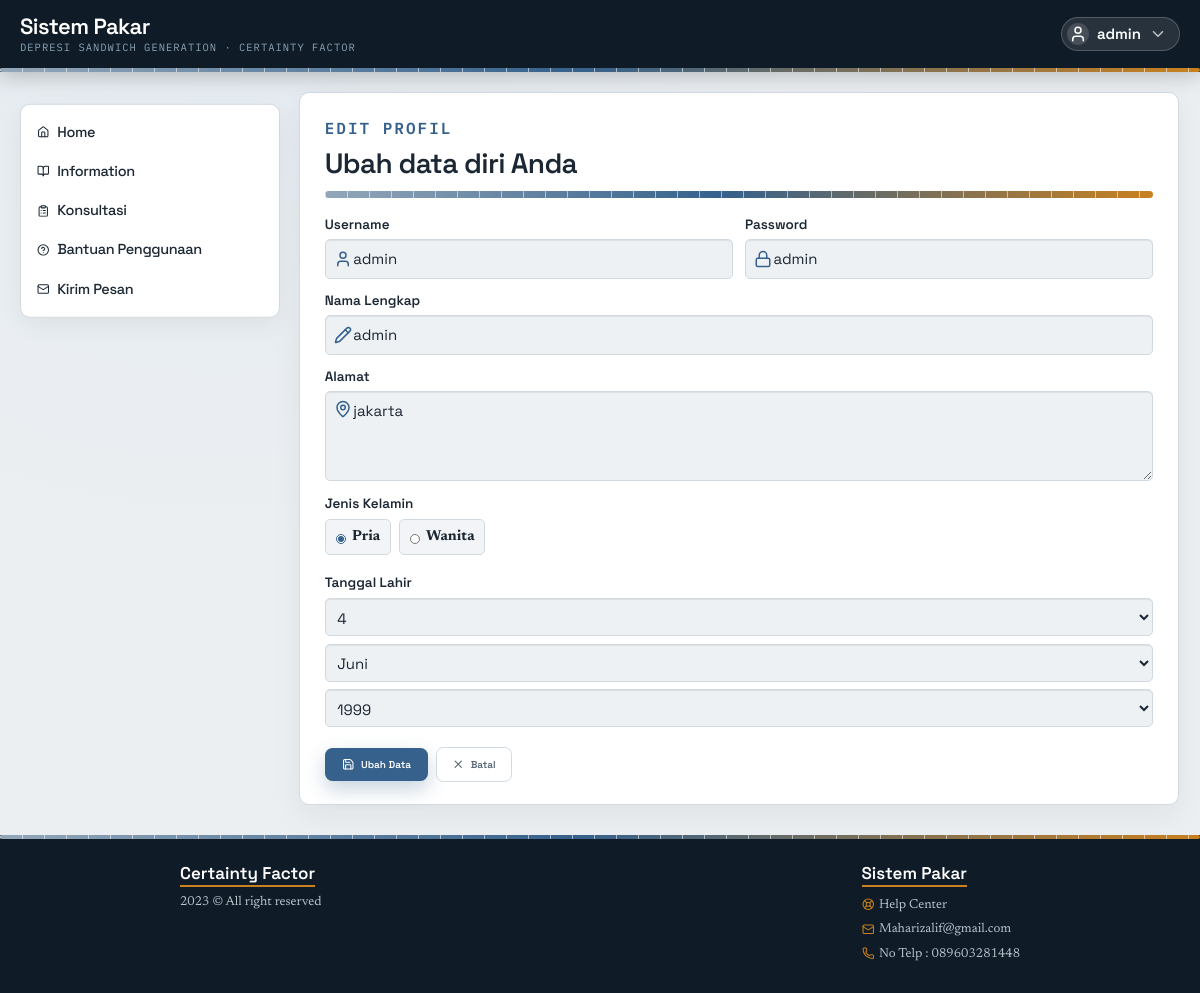
Page /?r=editprofil (signed in) on the committed database.
### tables this page shows
CREATE TABLE `member` (
  `id_member` int(11) NOT NULL,
  `nama` varchar(15) NOT NULL,
  `jk` varchar(6) NOT NULL,
  `alamat` text NOT NULL,
  `tgl_lahir` date NOT NULL DEFAULT '0000-00-00',
  `username` varchar(15) NOT NULL,
  `password` varchar(20) NOT NULL
);

### modules/menuplus/editprofil.php (the view, shortened to what this page needs)
<?php
$mysqli = new mysqli(getenv("DB_HOST") ?: "localhost", "root", "", "cf_depresi");
$sqlm = "SELECT * FROM member WHERE username=?";
$stmt = $mysqli->prepare($sqlm);
if ($stmt) {
    $stmt->bind_param("s", $_SESSION['usermbr']);
    $stmt->execute();
    $result = $stmt->get_result();
    $rm = $result->fetch_assoc();
    $tgl = substr($rm["tgl_lahir"], 8, 2);
    $bln = substr($rm["tgl_lahir"], 5, 2);
    $thn = substr($rm["tgl_lahir"], 0, 4);
}
?>
<div>
    <span class="eyebrow">Edit Profil</span>
    <h1 class="font-display text-[28px] font-semibold text-ink mt-0 mb-4 leading-[1.2] tracking-tight">Ubah data diri Anda</h1>
    <div class="cf-scale"></div>
</div>
<form name="form1" method="post" action="" enctype="multipart/form-data" class="mt-7">
    <div class="grid grid-cols-1 md:grid-cols-2 gap-5">
        <div>
            <label class="block font-display text-[13.5px] font-semibold text-ink mb-1.5">Username</label>
            <div class="relative">
                <i data-lucide="user" class="w-[18px] h-[18px] text-harbor absolute left-3.5 top-1/2 -translate-y-1/2"></i>
                <input type="text" class="form-control w-full pl-11 pr-4 py-3 text-[15px] rounded-lg" name="username" value="<?php echo $rm["username"]; ?>">
            </div>
        </div>
        <div>
            <label class="block font-display text-[13.5px] font-semibold text-ink mb-1.5">Password</label>
            <div class="relative">
                <i data-lucide="lock" class="w-[18px] h-[18px] text-harbor absolute left-3.5 top-1/2 -translate-y-1/2"></i>
                <input type="text" class="form-control w-full pl-11 pr-4 py-3 text-[15px] rounded-lg" name="password" value="<?php echo $rm["password"]; ?>">
            </div>
        </div>
        <div class="md:col-span-2">
            <label class="block font-display text-[13.5px] font-semibold text-ink mb-1.5">Nama Lengkap</label>
            <div class="relative">
                <i data-lucide="pencil" class="w-[18px] h-[18px] text-harbor absolute left-3.5 top-1/2 -translate-y-1/2"></i>
                <input type="text" class="form-control w-full pl-11 pr-4 py-3 text-[15px] rounded-lg" name="nama" value="<?php echo $rm["nama"]; ?>">
            </div>
        </div>
        <div class="md:col-span-2">
            <label class="block font-display text-[13.5px] font-semibold text-ink mb-1.5">Alamat</label>
            <div class="relative">
                <i data-lucide="map-pin" class="w-[18px] h-[18px] text-harbor absolute left-3.5 top-3.5"></i>
                <textarea class="form-control w-full pl-11 pr-4 py-3 text-[15px] rounded-lg min-h-[90px]" name="alamat"><?php echo $rm["alamat"]; ?></textarea>
            </div>
        </div>
    </div>
    <?php
    if ($rm["jk"] == "pria") {
        $p = "checked";
        $w = "";
    } else if ($rm["jk"] == "wanita") {
        $p = "";
        $w = "checked";
    } else {
        $p = "";
        $w = "";
    }
    ?>
    <div class="mt-5">
        <label class="block font-display text-[13.5px] font-semibold text-ink mb-2">Jenis Kelamin</label>
        <div class="flex gap-3">
            <label class="flex items-center gap-2.5 rounded-lg border border-line bg-mist/40 px-4 py-2.5 cursor-pointer hover:border-harbor/50">
                <input name="jk" type="radio" value="pria" <?php echo $p; ?> class="accent-harbor w-4 h-4">
                <span class="text-[14.5px] text-ink">Pria</span>
            </label>
            <label class="flex items-center gap-2.5 rounded-lg border border-line bg-mist/40 px-4 py-2.5 cursor-pointer hover:border-harbor/50">
                <input name="jk" type="radio" value="wanita" <?php echo $w; ?> class="accent-harbor w-4 h-4">
                <span class="text-[14.5px] text-ink">Wanita</span>
            </label>
        </div>
    </div>
    <div class="mt-5">
        <label class="block font-display text-[13.5px] font-semibold text-ink mb-2">Tanggal Lahir</label>
        <div class="flex flex-wrap gap-3">
            <select name="tgl" class="form-control px-3 py-3 text-[15px] rounded-lg cursor-pointer">
                <?php
                for ($j = 1; $j <= 31; $j++) {
                    $j_disp = $j < 10 ? '0' . $j : $j;
                    $sel = ($tgl == $j_disp) ? " selected" : "";
                    echo "<option value='$j_disp' $sel>$j</option>";
                }
                ?>
            </select>
            <select name="bln" class="form-control px-3 py-3 text-[15px] rounded-lg cursor-pointer">
                <?php
                $bulans = array(
                    '01' => 'Januari', '02' => 'Februari', '03' => 'Maret', '04' => 'April',
                    '05' => 'Mei', '06' => 'Juni', '07' => 'Juli', '08' => 'Agustus',
                    '09' => 'September', '10' => 'Oktober', '11' => 'November', '12' => 'Desember'
                );
                foreach ($bulans as $key => $value) {
                    $sel = ($bln == $key) ? " selected" : "";
                    echo "<option value='$key' $sel>$value</option>";
                }
                ?>
            </select>
            <select name="thn" class="form-control px-3 py-3 text-[15px] rounded-lg cursor-pointer">
                <?php
                $now = date('Y');
                for ($i = 1900; $i <= $now; $i++) {
                    $sel = ($thn == $i) ? " selected " : "";
                    echo "<option value='$i'$sel>$i</option>";
                }
                ?>
            </select>
        </div>
    </div>
    <div class="flex items-center gap-3 mt-8">
        <button name="edit" type="submit" class="inline-flex items-center gap-2.5 bg-harbor hover:bg-harbor-deep text-white font-display font-semibold text-base rounded-xl px-7 py-3.5 shadow-[0_8px_20px_rgba(53,97,140,0.28)] transition-colors">
            <i data-lucide="save" class="w-5 h-5"></i> Ubah Data
        </button>
        <a href='?r=homemember' class='inline-flex items-center gap-2.5 bg-white border border-line text-ink-soft font-display font-semibold text-base rounded-xl px-6 py-3.5 hover:bg-mist transition-colors'>
            <i data-lucide="x" class="w-5 h-5"></i> Batal
        </a>
    </div>
</form>

### header.php (shortened to what this page needs)
<header class="sticky top-0 z-[200] bg-deep shadow-[0_4px_20px_rgba(0,0,0,0.22)]">
    <div class="max-w-[1280px] mx-auto px-8 py-5 flex items-center justify-between gap-5 flex-wrap box-border">
        <a href="?r=home" class="flex flex-col no-underline">
            <span class="font-display text-[22px] font-semibold text-white leading-tight tracking-tight">Sistem Pakar</span>
            <span class="font-mono text-[10.5px] text-[#8ba3b5] tracking-[1px] uppercase">Depresi Sandwich Generation &middot; Certainty Factor</span>
        </a>
        <?php
        include "koneksi.php";
        if (!empty($_SESSION["usermbr"]) && !empty($_SESSION["passmbr"])) {
            $sqlm = mysqli_query($con, "SELECT * FROM member WHERE username='$_SESSION[usermbr]'");
            $rm = mysqli_fetch_array($sqlm);
            $sqlc = mysqli_query($con, "SELECT * FROM balas_pesan WHERE id_member='$rm[id_member]' AND status='notyet'");
            $rc = mysqli_num_rows($sqlc);
            echo "<div class='dropdown relative p-0'>
                <a id='a-memberkananatas' href='#' class='dropdown-toggle flex items-center gap-3 text-white font-display font-semibold text-[15px] pl-2 pr-5 py-2 rounded-full bg-white/10 border border-white/20 hover:bg-white/20' data-toggle='dropdown'>
                    <span class='w-9 h-9 rounded-full bg-white/15 flex items-center justify-center shrink-0'><i data-lucide='user' class='w-[18px] h-[18px]'></i></span>
                    $rm[nama]
                    <i data-lucide='chevron-down' class='w-[18px] h-[18px] opacity-70'></i>
                </a>
                            <span class='font-display font-semibold text-[14px] text-ink leading-tight truncate'>$rm[nama]</span>
                        " . ($rc > 0 ? " $rc" : "") . "
            </div>";
        }
        ?>
    </div>
    <div class="cf-scale cf-scale--thin"></div>
</header>

### style.css (style rules this page uses)
.dropdown { padding:4px 15px;float:right; }
a { text-decoration: none; }

### rows in the picture
member: nama "admin", username "admin", password "admin", alamat "jakarta"

### other values in the picture
form field tgl "4"
form field bln "Juni"
form field thn "1999"
